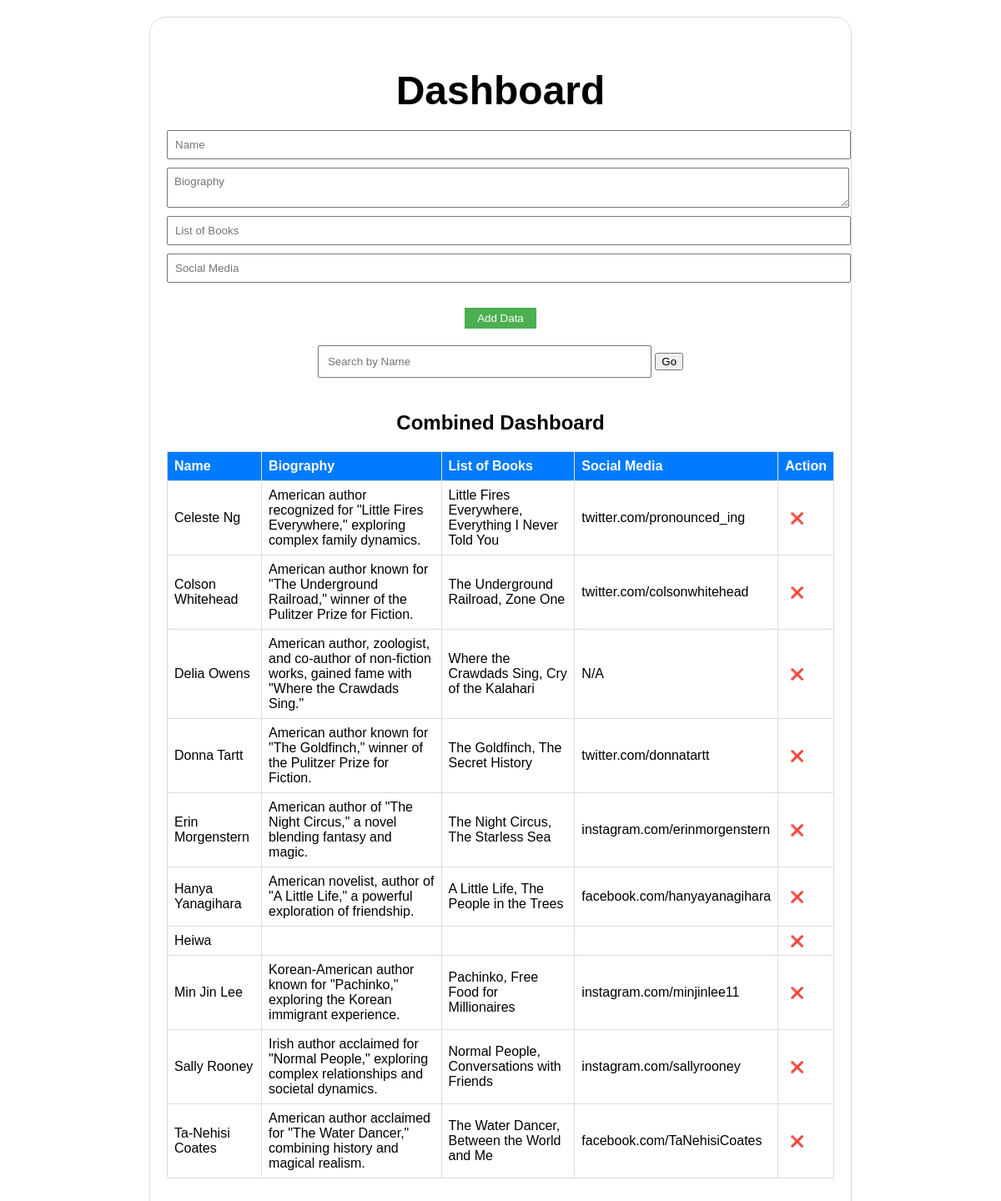
Page /dashboard.php on the committed database.
### tables this page shows
CREATE TABLE `author_dashboard` (
  `name` varchar(100) NOT NULL,
  `biography` varchar(3000) NOT NULL,
  `lists_of_books` varchar(1000) NOT NULL,
  `social_media` varchar(1000) NOT NULL,
  `email` varchar(255) NOT NULL,
  `password` varchar(255) NOT NULL
);

### dashboard.php (the view, shortened to what this page needs)
<?php
require_once('dbconnect.php');
if (isset($_POST['search'])) {
    $search_name = $_POST['search'];
    if (!empty($search_name)) {
        $search_query_admin = "SELECT * FROM admin_dashboard WHERE name LIKE '%$search_name%'";
        $search_query_author = "SELECT * FROM author_dashboard WHERE name LIKE '%$search_name%'";
        $result_admin = mysqli_query($conn, $search_query_admin);
        $result_author = mysqli_query($conn, $search_query_author);
    } else {
        $fetch_query_admin = "SELECT * FROM admin_dashboard";
        $fetch_query_author = "SELECT * FROM author_dashboard";
        $result_admin = mysqli_query($conn, $fetch_query_admin);
        $result_author = mysqli_query($conn, $fetch_query_author);
    }
} else {
    $fetch_query_author = "SELECT * FROM author_dashboard";
    $result_author = mysqli_query($conn, $fetch_query_author);
}
?>
<!DOCTYPE html>
<html lang="en">
<head>
</head>
<body>
    <section class="dashboard-section">
        <h1>Dashboard</h1>
        <form method="POST" action="">
            <div class="input-box">
                <input type="text" name="name" placeholder="Name">
                <textarea name="biography" placeholder="Biography"></textarea>
                <input type="text" name="list_of_books" placeholder="List of Books">
                <input type="text" name="social_media" placeholder="Social Media">
                <button type="submit" name="add_data" class="done-btn">Add Data</button>
            </div>
        </form>
        <form method="POST" action="">
            <input type="text" name="search" class="search-bar" placeholder="Search by Name">
            <button type="submit" name="search_btn" class="search-done-btn">Go</button>
        </form>
        <h2>Combined Dashboard</h2>
        <table class="data-table">
            <thead>
                <tr>
                    <th>Name</th>
                    <th>Biography</th>
                    <th>List of Books</th>
                    <th>Social Media</th>
                    <th>Action</th>
                </tr>
            </thead>
            <tbody>
                <?php while ($row = mysqli_fetch_assoc($result_author)) { ?>
                    <tr>
                        <td><?php echo $row['name']; ?></td>
                        <td><?php echo $row['biography']; ?></td>
                        <td><?php echo $row['lists_of_books']; ?></td>
                        <td><?php echo $row['social_media']; ?></td>
                        <td>
                            <form method="POST" action="">
                                <button type="submit" class="delete-btn" name="delete_author">❌</button>
                            </form>
                        </td>
                    </tr>
                <?php } ?>
            </tbody>
        </table>
    </section>
</body>
</html>

### dashboard.php (style rules this page uses)
body { font-family: 'Poppins', sans-serif; margin: 0; padding: 0; background-image: url(https://wallpaperaccess.com/full/2222765.jpg); background-size: cover; background-position: center; min-height: 100vh; }
.dashboard-section { max-width: 800px; margin: 20px auto; padding: 20px; background-color: rgba(255, 255, 255, 0.5); border: 1px solid #ddd; font-family: 'Poppins', sans-serif; position: relative; backdrop-filter: blur(10px); border-radius: 20px; text-align: center; }
h1 { text-align: center; color: black; font-size: 3rem; margin-bottom: 20px; }
.input-box { margin-bottom: 20px; }
.input-box input, .input-box textarea { display: block; width: 100%; margin-bottom: 10px; padding: 8px; font-family: 'Poppins', sans-serif; }
.done-btn { display: inline-block; padding: 5px 15px; background-color: #4CAF50; color: white; border: none; cursor: pointer; font-family: 'Poppins', sans-serif; margin-top: 20px; }
.search-bar { width: 50%; padding: 10px; box-sizing: border-box; margin-bottom: 20px; font-family: 'Poppins', sans-serif; }
.data-table { width: 100%; border-collapse: collapse; margin-bottom: 50px; }
.data-table th { border: 1px solid #ddd; padding: 8px; text-align: left; color: white; background-color: #007bff; font-family: 'Poppins', sans-serif; }
.data-table td { border: 1px solid #ddd; padding: 8px; text-align: left; color: black; font-family: 'Poppins', sans-serif; }
.delete-btn { background: none; border: none; color: red; cursor: pointer; font-family: 'Poppins', sans-serif; }

### rows in the picture
author_dashboard: name "Celeste Ng", biography "American author recognized for \"Little Fires Everywhere,\" exploring complex family dynamics.", lists_of_books "Little Fires Everywhere, Everything I Never Told You", social_media "twitter.com/pronounced_ing"
author_dashboard: name "Colson Whitehead", biography "American author known for \"The Underground Railroad,\" winner of the Pulitzer Prize for Fiction.", lists_of_books "The Underground Railroad, Zone One", social_media "twitter.com/colsonwhitehead"
author_dashboard: name "Delia Owens", biography "American author, zoologist, and co-author of non-fiction works, gained fame with \"Where the Crawdads Sing.\"", lists_of_books "Where the Crawdads Sing, Cry of the Kalahari", social_media "N/A"
author_dashboard: name "Donna Tartt", biography "American author known for \"The Goldfinch,\" winner of the Pulitzer Prize for Fiction.", lists_of_books "The Goldfinch, The Secret History", social_media "twitter.com/donnatartt"
author_dashboard: name "Erin Morgenstern", biography "American author of \"The Night Circus,\" a novel blending fantasy and magic.", lists_of_books "The Night Circus, The Starless Sea", social_media "instagram.com/erinmorgenstern"
author_dashboard: name "Hanya Yanagihara", biography "American novelist, author of \"A Little Life,\" a powerful exploration of friendship.", lists_of_books "A Little Life, The People in the Trees", social_media "facebook.com/hanyayanagihara"
author_dashboard: name "Heiwa"
author_dashboard: name "Min Jin Lee", biography "Korean-American author known for \"Pachinko,\" exploring the Korean immigrant experience.", lists_of_books "Pachinko, Free Food for Millionaires", social_media "instagram.com/minjinlee11"
author_dashboard: name "Sally Rooney", biography "Irish author acclaimed for \"Normal People,\" exploring complex relationships and societal dynamics.", lists_of_books "Normal People, Conversations with Friends", social_media "instagram.com/sallyrooney"
author_dashboard: name "Ta-Nehisi Coates", biography "American author acclaimed for \"The Water Dancer,\" combining history and magical realism.", lists_of_books "The Water Dancer, Between the World and Me", social_media "facebook.com/TaNehisiCoates"
